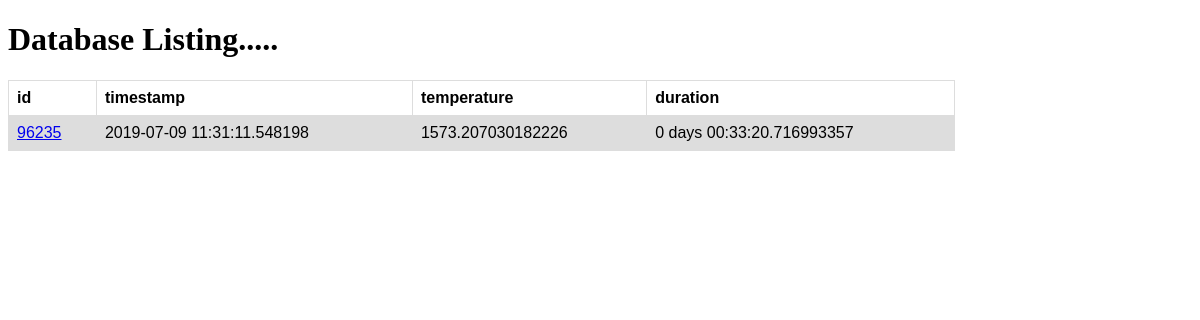
Page /information/96235 on the committed database.
### tables this page shows
CREATE TABLE data (         id          INTEGER  PRIMARY KEY AUTOINCREMENT,         timestamp   DATETIME,         temperature DOUBLE,         duration    VARCHAR     );

### visualization.py (the view)
@app.route('/information/<int:id>', methods=['GET'])
def idRoute(id):
    dateNow = datetime.now().strftime("%Y-%m-%d, %H:%M:%S.%f'")
    manager.logRecord(dateNow,id)
    dataRequest = manager.getDataFromTable(id)
    return render_template('index.html',  data=dataRequest)

### dataManagement.py (called while the page is built)
    def logRecord(self,timestamp, idrequested):
        try:
            sqlQuery = "INSERT INTO log (timestamp,idrequested) VALUES (?,?)"
            returnInfo = self.executeQuery(sqlQuery,[timestamp, idrequested])
            return returnInfo
        except:
            return False

    def getDataFromTable(self, id = 0):
        sqlQuery = "SELECT * FROM data "
        if id > 0:
            sqlQuery += " WHERE id = ?"
            sqlRequest = self.dataQuery(sqlQuery,[id])
            return sqlRequest
        else:
            sqlRequest = self.dataQuery(sqlQuery)
            return sqlRequest

    def executeQuery(self, query, values = None):
        try:
            conn = db.connect(self.database)
            cursor = conn.cursor()
            if values == None:
                cursor.execute(query)
            else:
                cursor.execute(query, values)
            conn.commit()
            conn.close()
            return True
        except:
            return False

    def dataQuery(self, query, values = None):
            conn = db.connect(self.database)
            cursor = conn.cursor()
            if values == None:
                cursor.execute(query)
            else:
                cursor.execute(query, values)
            cols = [column[0] for column in cursor.description]
            queryData = cursor.fetchall()
            returnData = pd.DataFrame.from_records(data = queryData, columns = cols)
            conn.close()
            return returnData

### visualization.py (called while the page is built)
@app.after_request
def after_request(response):
  response.headers.add('Access-Control-Allow-Origin', '*')
  response.headers.add('Access-Control-Allow-Headers', 'Content-Type,Authorization')
  response.headers.add('Access-Control-Allow-Methods', 'GET')
  return response

### templates/index.html (shortened to what this page needs)
<!doctype html>
<head>
</head>
<body>
    <h1>Database Listing.....</h1>
    <table style="width:80%;">
        <tr>
          <th>id</th>
          <th>timestamp</th>
          <th>temperature</th>
          <th>duration</th>
        </tr>
        {% for index,row in data.iterrows() %}
        <tr>
          <td><a href="information/{{ row['id'] }}"> {{ row['id'] }} </a></td>
          <td>{{ row['timestamp']}}</td>
          <td>{{ row['temperature']}}</td>
          <td>{{ row['duration']}}</td>
        </tr>
        {% endfor %}
      </table>
</body>

### templates/index.html (style rules this page uses)
table { font-family: arial, sans-serif; border-collapse: collapse; width: 100%; }
td, th { border: 1px solid #dddddd; text-align: left; padding: 8px; }
tr:nth-child(even) { background-color: #dddddd; }

### rows in the picture
data: timestamp "2019-07-09 11:31:11.548198", duration "0 days 00:33:20.716993357"

### other values in the picture
{{ row['id'] }} "96235"
{{ row['temperature'] }} "1573.207030182226"
